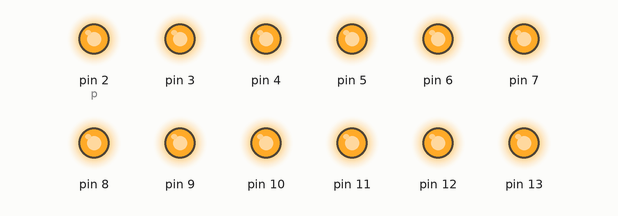
Recording of a sketch running on a simulated Arduino Uno, built with avr-gcc and run on an emulated ATmega328P. Parts: output pins drawn as LEDs (lit = HIGH).

Above: at 0.62 s.
At 2.92 s:
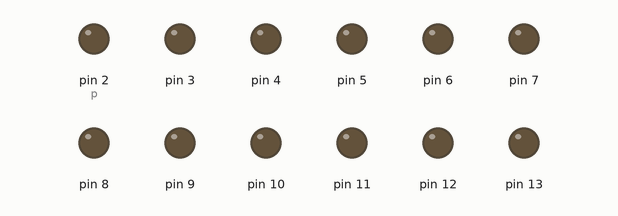
Timing chart, 0 to 3.2 s (numbered marks = the images above):
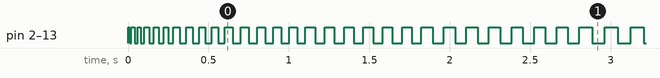

Measured:
- by itself, pin 2 (p), pin 3–13: repeats every 0.03 s: LOW 0.01 s, HIGH 0.02 s

The sketch:

Act7.ino
```cpp
void setup() {
  Serial.begin(9600);
  pinMode(2, OUTPUT);
  pinMode(3, OUTPUT);
  pinMode(4, OUTPUT);
  pinMode(5, OUTPUT);
  pinMode(6, OUTPUT);
  pinMode(7, OUTPUT);
  pinMode(8, OUTPUT);
  pinMode(9, OUTPUT);
  pinMode(10, OUTPUT);
  pinMode(11, OUTPUT);
  pinMode(12, OUTPUT);
  pinMode(13, OUTPUT);
}
int count = 1;
int p = 2;
void loop() {
  for (int i = 0; i < count && count <= 100; i++) {
    for (int j = 1; j < p && j <= 13; j++) {
      digitalWrite(p, 1);
      p++;
    }
    delay(count * 10);
    p = 2;
    for (int k = 1; k < p && k <= 13; k++) {
      digitalWrite(p, 0);
      p++;
    }
    delay(count * 10);
    p = 2;
  }
  count++;
  if (count > 100) {
    digitalWrite(2, 0);
    digitalWrite(3, 0);
    digitalWrite(4, 0);
    digitalWrite(5, 0);
    digitalWrite(6, 0);
    digitalWrite(7, 0);
    digitalWrite(8, 0);
    digitalWrite(9, 0);
    digitalWrite(10, 0);
    digitalWrite(11, 0);
    digitalWrite(12, 0);
    digitalWrite(13, 0);
    delay(2000);
    count = 1;
  }
}
```
